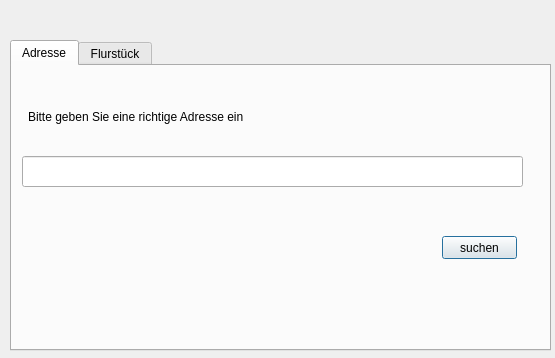
<?xml version="1.0" encoding="UTF-8"?>
<ui version="4.0">
 <class>GeoLikaDialogBase</class>
 <widget class="QDialog" name="GeoLikaDialogBase">
  <property name="geometry">
   <rect>
    <x>0</x>
    <y>0</y>
    <width>555</width>
    <height>358</height>
   </rect>
  </property>
  <property name="windowTitle">
   <string>GeoLika</string>
  </property>
  <widget class="QTabWidget" name="tabWidget">
   <property name="geometry">
    <rect>
     <x>10</x>
     <y>40</y>
     <width>541</width>
     <height>311</height>
    </rect>
   </property>
   <property name="currentIndex">
    <number>0</number>
   </property>
   <widget class="QWidget" name="tab">
    <attribute name="title">
     <string>Adresse</string>
    </attribute>
    <widget class="QLineEdit" name="lineEditAdresse">
     <property name="geometry">
      <rect>
       <x>10</x>
       <y>90</y>
       <width>501</width>
       <height>31</height>
      </rect>
     </property>
     <property name="styleSheet">
      <string notr="true">font: 75 10pt &quot;MS Shell Dlg 2&quot;;</string>
     </property>
    </widget>
    <widget class="QPushButton" name="pushButtonSucheAdresse">
     <property name="geometry">
      <rect>
       <x>430</x>
       <y>170</y>
       <width>75</width>
       <height>23</height>
      </rect>
     </property>
     <property name="text">
      <string>suchen</string>
     </property>
    </widget>
    <widget class="QLabel" name="label_3">
     <property name="geometry">
      <rect>
       <x>16</x>
       <y>30</y>
       <width>491</width>
       <height>41</height>
      </rect>
     </property>
     <property name="styleSheet">
      <string notr="true">font: 75 10pt &quot;MS Shell Dlg 2&quot;;</string>
     </property>
     <property name="text">
      <string>Bitte geben Sie eine richtige Adresse ein</string>
     </property>
    </widget>
   </widget>
   <widget class="QWidget" name="tab_2">
    <attribute name="title">
     <string>Flurstück</string>
    </attribute>
    <widget class="QLabel" name="label">
     <property name="geometry">
      <rect>
       <x>20</x>
       <y>90</y>
       <width>381</width>
       <height>31</height>
      </rect>
     </property>
     <property name="styleSheet">
      <string notr="true">font: 75 10pt &quot;MS Shell Dlg 2&quot;;</string>
     </property>
     <property name="text">
      <string>Flurnummer (&quot;18&quot;)</string>
     </property>
    </widget>
    <widget class="QLineEdit" name="lineEditFlur">
     <property name="geometry">
      <rect>
       <x>420</x>
       <y>89</y>
       <width>100</width>
       <height>31</height>
      </rect>
     </property>
     <property name="styleSheet">
      <string notr="true">font: 75 10pt &quot;MS Shell Dlg 2&quot;;</string>
     </property>
    </widget>
    <widget class="QLabel" name="label_2">
     <property name="geometry">
      <rect>
       <x>20</x>
       <y>160</y>
       <width>381</width>
       <height>31</height>
      </rect>
     </property>
     <property name="styleSheet">
      <string notr="true">font: 75 10pt &quot;MS Shell Dlg 2&quot;;</string>
     </property>
     <property name="text">
      <string>Flurstücksnummer-Zähler (&quot;584&quot;)</string>
     </property>
    </widget>
    <widget class="QLineEdit" name="lineEditFlurstueck">
     <property name="geometry">
      <rect>
       <x>420</x>
       <y>160</y>
       <width>100</width>
       <height>31</height>
      </rect>
     </property>
     <property name="styleSheet">
      <string notr="true">font: 75 10pt &quot;MS Shell Dlg 2&quot;;</string>
     </property>
    </widget>
    <widget class="QPushButton" name="pushButtonSuche">
     <property name="geometry">
      <rect>
       <x>440</x>
       <y>220</y>
       <width>75</width>
       <height>23</height>
      </rect>
     </property>
     <property name="text">
      <string>suchen</string>
     </property>
    </widget>
    <widget class="QLabel" name="labelGemarkung">
     <property name="geometry">
      <rect>
       <x>20</x>
       <y>15</y>
       <width>391</width>
       <height>41</height>
      </rect>
     </property>
     <property name="styleSheet">
      <string notr="true">font: 75 10pt &quot;MS Shell Dlg 2&quot;;</string>
     </property>
     <property name="text">
      <string>Gemarkungsnummer (&quot;4316&quot;)</string>
     </property>
    </widget>
    <widget class="QLineEdit" name="lineEditGemarkung">
     <property name="geometry">
      <rect>
       <x>420</x>
       <y>19</y>
       <width>100</width>
       <height>31</height>
      </rect>
     </property>
     <property name="styleSheet">
      <string notr="true">font: 75 10pt &quot;MS Shell Dlg 2&quot;;</string>
     </property>
    </widget>
   </widget>
  </widget>
 </widget>
 <resources/>
 <connections/>
</ui>
